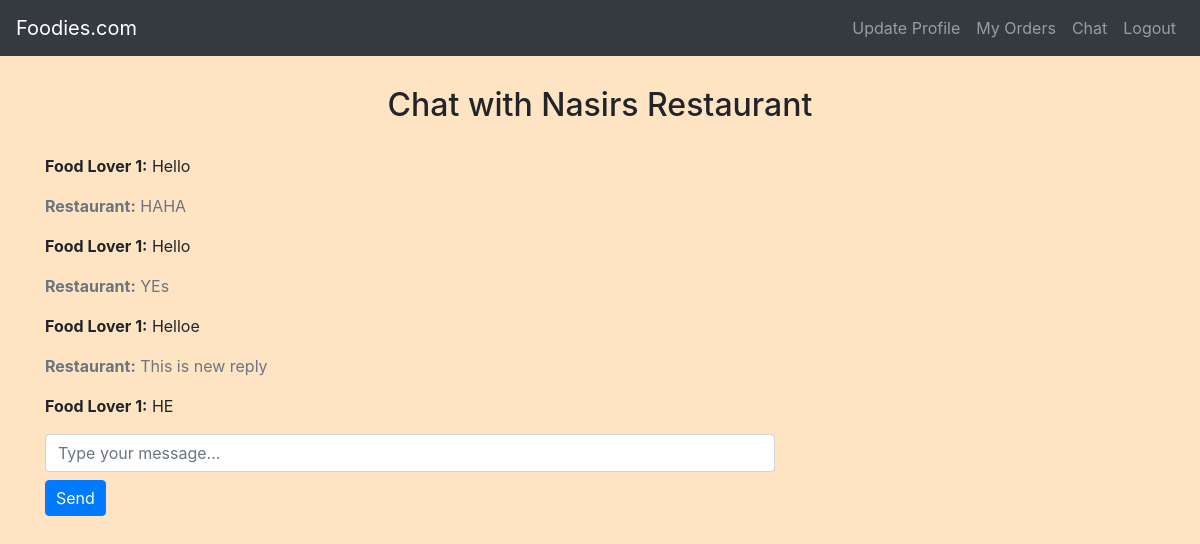
The app's page /user/user_chat.php?restaurantID=1 (signed in) with its own data.
### tables this page shows
CREATE TABLE `restaurants` (
  `RestaurantID` int(11) NOT NULL,
  `OwnerID` int(11) DEFAULT NULL,
  `RestaurantName` varchar(255) NOT NULL,
  `Location` varchar(255) NOT NULL,
  `RestaurantImage` varchar(255) DEFAULT NULL
);

CREATE TABLE `chat_messages` (
  `id` int(11) NOT NULL,
  `userID` int(11) DEFAULT NULL,
  `restaurantID` int(11) DEFAULT NULL,
  `sender` varchar(255) DEFAULT NULL,
  `message` text DEFAULT NULL,
  `timestamp` timestamp NOT NULL DEFAULT current_timestamp(),
  `reply` varchar(255) DEFAULT NULL
);

### user/user_chat.php (the view, shortened to what this page needs)
<?php
include('config.php');
$restaurantID = $_GET["restaurantID"];
$fetchRestaurantSql = "SELECT * FROM restaurants WHERE RestaurantID = ?";
$fetchRestaurantStmt = mysqli_prepare($conn, $fetchRestaurantSql);
mysqli_stmt_bind_param($fetchRestaurantStmt, "i", $restaurantID);
mysqli_stmt_execute($fetchRestaurantStmt);
$restaurantResult = mysqli_stmt_get_result($fetchRestaurantStmt);
$restaurant = mysqli_fetch_assoc($restaurantResult);
$fetchChatSql = "SELECT * FROM chat_messages WHERE (userID = ? AND restaurantID = ?) OR (userID = ? AND restaurantID = ?) ORDER BY timestamp ASC";
$fetchChatStmt = mysqli_prepare($conn, $fetchChatSql);
mysqli_stmt_bind_param($fetchChatStmt, "iiii", $_SESSION['id'], $restaurantID, $restaurantID, $_SESSION['id']);
mysqli_stmt_execute($fetchChatStmt);
$chatResult = mysqli_stmt_get_result($fetchChatStmt);
?>
<!DOCTYPE html>
<html lang="en">
<head>
    <link rel="stylesheet" href="https://stackpath.bootstrapcdn.com/bootstrap/4.5.2/css/bootstrap.min.css">
    <link rel="stylesheet" href="../css/style.css">
</head>
<body>
    <?php include('user_navbar.php'); ?>
    <div class="container">
        <h2>Chat with <?php echo $restaurant['RestaurantName']; ?></h2>
        <div class="row">
            <div class="col-md-8">
                <div id="chatMessages">
                    <?php while ($message = mysqli_fetch_assoc($chatResult)) : ?>
                        <div class="message-container">
                            <p><strong><?php echo $message['sender']; ?>:</strong> <?php echo $message['message']; ?></p>
                            <?php if ($message['reply'] !== null) : ?>
                                <p class="text-muted"><strong>Restaurant:</strong> <?php echo $message['reply']; ?></p>
                            <?php endif; ?>
                        </div>
                    <?php endwhile; ?>
                </div>
                <div class="mt-3">
                    <form method="post">
                        <input type="text" name="message" id="messageInput" class="form-control" placeholder="Type your message...">
                        <button type="submit" class="mt-2 btn btn-primary">Send</button>
                    </form>
                </div>
            </div>
        </div>
    </div>
</body>
</html>

### css/style.css (style rules this page uses)
body { background-color: bisque; }
h1, h2, h3, h4 { text-align: center; margin-top: 30px; margin-bottom: 30px; }
.btn-primary { padding: 5px 10px; }

### records on screen
restaurants: RestaurantName "Nasirs Restaurant"
chat_messages: sender "Food Lover 1", message "Hello", reply "HAHA"
chat_messages: sender "Food Lover 1", message "Hello", reply "YEs"
chat_messages: sender "Food Lover 1", message "Helloe", reply "This is new reply"
chat_messages: sender "Food Lover 1", message "HE"
